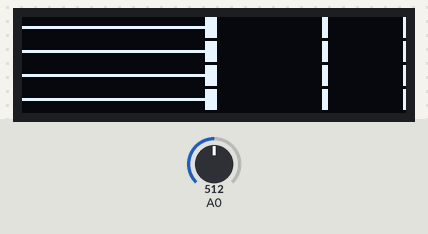
A sketch run on a simulated Arduino Uno, built with avr-gcc and run on an emulated ATmega328P. Shown: 128×32 one-colour display. The inputs (shaded band) are chosen by the test bench; at power-on: A0 = 512.

Above: at 1.2 s.
1.3 s: A0 set to 790
At 2.2 s:
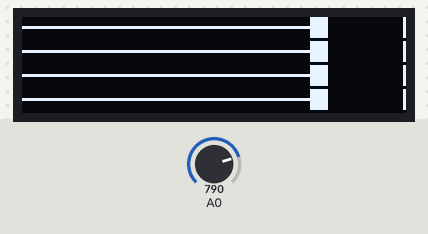
2.8 s: A0 set to 815
At 3.2 s:
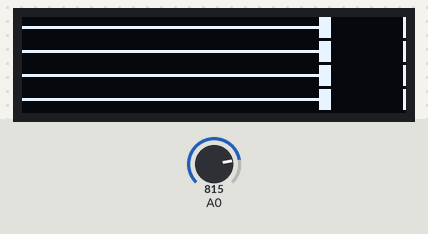
4.3 s: A0 set to 511
At 5.5 s:
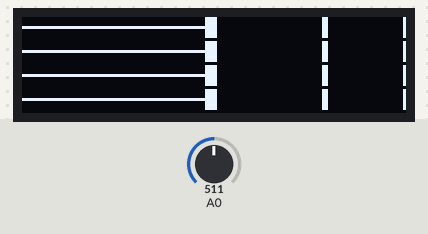
Timing chart, 0 to 7.3 s (numbered marks = the images above; inputs shaded):
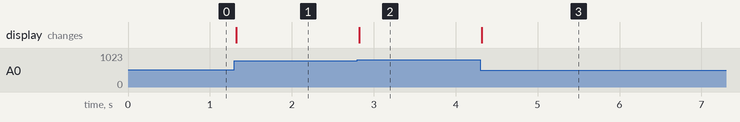

The sketch:

i2c_oled_vu_analog_control.ino
```cpp
#include <SPI.h>
#include <Wire.h>
#include <Adafruit_GFX.h>
#include <Adafruit_SSD1306.h>
#include <Encoder.h>

#define SCREEN_WIDTH 128 // OLED display width, in pixels
#define SCREEN_HEIGHT 32 // OLED display height, in pixels

// Declaration for an SSD1306 display connected to I2C (SDA, SCL pins)
// On an arduino UNO:       A4(SDA), A5(SCL).
#define OLED_RESET     -1 // Reset pin # (or -1 if sharing Arduino reset pin)
#define SCREEN_ADDRESS 0x3C ///< See datasheet for Address; 0x3D for 128x64, 0x3C for 128x32
Adafruit_SSD1306 display(SCREEN_WIDTH, SCREEN_HEIGHT, &Wire, OLED_RESET);

#define NUMBARS     4       // Number of bars to be displayed
#define RED_ZONE_LIMIT 100  // Threshold of redzone

#pragma once

void setup() {
  Serial.begin(115200);

  // SSD1306_SWITCHCAPVCC = generate display voltage from 3.3V internally
  if(!display.begin(SSD1306_SWITCHCAPVCC, SCREEN_ADDRESS)) {
    Serial.println(F("SSD1306 allocation failed"));
    for(;;); // Don't proceed, loop forever
  }
}

void loop() {
  // get values from potentiometer to display them, input  to "drawBar" could be anything, but should be mapped 0-127
  int values[NUMBARS];
  for(int i = 0; i < NUMBARS; ++i){
    values[i] = map(analogRead(A0), 0, 1022, 0, 127);
  }
  drawBar(values);
}

void drawBar(int *values){

  display.clearDisplay();
  int counter = 0;

  for(int starting_point = 0; starting_point < SCREEN_HEIGHT; starting_point += SCREEN_HEIGHT / NUMBARS, ++counter) {

    display.drawFastVLine(127, starting_point, SCREEN_HEIGHT / NUMBARS - 1, SSD1306_WHITE); // TOP LINE

        // version 1 - lines instead of bar below redzone limit
    display.drawFastHLine(0, starting_point + SCREEN_HEIGHT / NUMBARS / 2 - 1, values[counter], SSD1306_WHITE); // LINE OF METER
    display.fillRect(values[counter] - 2, starting_point, 4, SCREEN_HEIGHT / NUMBARS - 1, SSD1306_WHITE); // TOPBAR OF METER

    if(values[counter] < RED_ZONE_LIMIT){ // BELOW REDZONE
      display.fillRect(RED_ZONE_LIMIT, starting_point, 2, SCREEN_HEIGHT / NUMBARS - 1, SSD1306_INVERSE); // Displaying red zone limit line if not achieved
      // display.fillRect(0, starting_point + 1, values[counter] - 8, SCREEN_HEIGHT / NUMBARS - 1, SSD1306_INVERSE); // Bar below red zone limit is empty
    }
    else{ // ABOVE REDZONE
      display.fillRect(RED_ZONE_LIMIT, starting_point + 1, values[counter] - RED_ZONE_LIMIT, SCREEN_HEIGHT / NUMBARS - 3, SSD1306_WHITE); // Bar above red zone limit is filled with color
    }

        // version 2 - rectangles all the way
    // display.fillRect(0, starting_point, values[counter], SCREEN_HEIGHT / NUMBARS - 1, SSD1306_WHITE); // METER BAR
    // if(values[counter] < RED_ZONE_LIMIT){ // BELOW REDZONE
    //   display.fillRect(RED_ZONE_LIMIT, starting_point, 2, SCREEN_HEIGHT / NUMBARS - 1, SSD1306_INVERSE); // Displaying red zone limit line if not achieved
    //   display.fillRect(0, starting_point + 1, values[counter] - 8, SCREEN_HEIGHT / NUMBARS - 3, SSD1306_INVERSE); // Bar below red zone limit is empty
    // }
    // else{ // ABOVE REDZONE
    //   display.fillRect(0, starting_point + 1, RED_ZONE_LIMIT - 8, SCREEN_HEIGHT / NUMBARS - 3, SSD1306_INVERSE); // Bar above red zone limit is filled with color
    // }

    // display.drawFastVLine(0, starting_point, SCREEN_HEIGHT / NUMBARS - 1, SSD1306_WHITE); // BOTTOM LINE
  }

  display.display();
}

#define XPOS   0 // Indexes into the 'icons' array in function below
#define YPOS   1
#define DELTAY 2
```

Measured:
- the behaviour switches between 804 and 805 on A0 (found by bisection; images 1 and 2)
- after the input at 1.3 s, the display: changes at once (image 1)
- after the input at 2.8 s, the display: changes at once (image 2)
- after the input at 4.3 s, the display: changes at once (image 3)
